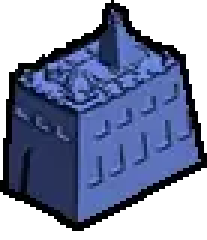
#> input picture assets/images/structures/blue_mine.png, 69 x 80 px, found by its file name (shown 3 times larger)
$ python install_upscaled_structures.py
#> lines starting #> are read from the running program, lines starting #| are printed output that depends on the picture; after the words box and inside, x2 and y2 are one past the last pixel; in counts of white or black regions, pixels touching at a corner belong together
#!/usr/bin/env python3
"""Normalize reviewed structure renders and derive every player color.

Only the blue source sprites have reliable transparency.  The reviewed blue
upscales therefore define geometry and detail; the existing low-resolution
sprites provide color-only lookup tables for the other eight colors.  This
keeps every color on an identical silhouette without asking an image model to
redraw the same building nine different ways.
"""

from __future__ import annotations

import argparse
from pathlib import Path

from PIL import Image, ImageOps


SCALE = 4
ALPHA_THRESHOLD = 128
COLORS = (
    "blue",
    "brown",
    "cyan",
    "gray",
    "orange",
    "pink",
    "red",
    "white",
    "yellow",
)
ASSETS = {
    "mine": ("mine", ("mine.png", "blue_mine.png")),
    # The legacy BGA crops were named after sprite indices, not the physical
    # pieces: `researchlab` is the Trading Station and `structure6` is the
    # Research Lab.  Outputs use semantic names so they cannot be swapped again.
    "trading_station": (
        "researchlab",
        ("trading_station.png", "blue_trading_station.png", "blue_researchlab.png"),
    ),
    "research_lab": (
        "structure6",
        ("research_lab.png", "blue_research_lab.png", "blue_structure6.png"),
    ),
    "planetary_institute": (
        "planetary_institute",
        ("planetary_institute.png", "blue_planetary_institute.png"),
    ),
    "academy": ("academy", ("academy.png", "blue_academy.png")),
    "marker": ("marker", ("satellite.png", "marker.png", "blue_marker.png")),
    "gaiaformer": (
        "gaiaformer",
        ("gaiaformer.png", "gaia_former.png", "blue_gaiaformer.png"),
    ),
}


def parse_args() -> argparse.Namespace:
    project_root = Path(__file__).resolve().parents[1]
    parser = argparse.ArgumentParser()
    parser.add_argument(
        "--source-dir",
        type=Path,
        default=Path.home() / "다운로드/gaia_upscaled_assets/structures/blue",
        help="Directory containing the reviewed blue structure renders.",
    )
    parser.add_argument(
        "--reference-dir",
        type=Path,
        default=project_root / "src/assets/structures",
        help="Directory containing the current per-color reference sprites.",
    )
    parser.add_argument(
        "--output-dir",
        type=Path,
        default=project_root / "src/assets/structures/upscaled",
        help="Directory for normalized 4x RGBA PNG sprites.",
    )
    return parser.parse_args()


def find_source(source_dir: Path, aliases: tuple[str, ...]) -> Path:
    for alias in aliases:
        candidate = source_dir / alias
        if candidate.is_file():
            return candidate
    raise FileNotFoundError(f"none of {aliases} exists in {source_dir}")


def opaque_bbox(image: Image.Image) -> tuple[int, int, int, int]:
    alpha = image.getchannel("A")
    if alpha.getextrema()[0] != 0:
        raise ValueError("generated building must have a transparent background")
    bbox = alpha.point(lambda value: 255 if value >= ALPHA_THRESHOLD else 0).getbbox()
    if bbox is None:
        raise ValueError("generated building has no opaque pixels")
    return bbox


def scaled_bbox(bbox: tuple[int, int, int, int]) -> tuple[int, int, int, int]:
    return tuple(value * SCALE for value in bbox)  # type: ignore[return-value]


def clear_transparent_rgb(image: Image.Image) -> None:
    pixels = image.load()
    for y in range(image.height):
        for x in range(image.width):
            red, green, blue, alpha = pixels[x, y]
            if alpha == 0:
                pixels[x, y] = (0, 0, 0, 0)


def normalize_blue(generated_path: Path, reference_path: Path) -> Image.Image:
    generated = Image.open(generated_path).convert("RGBA")
    reference = Image.open(reference_path).convert("RGBA")
    target_size = (reference.width * SCALE, reference.height * SCALE)
    target_bbox = scaled_bbox(opaque_bbox(reference))
    target_width = target_bbox[2] - target_bbox[0]
    target_height = target_bbox[3] - target_bbox[1]

    artwork = generated.crop(opaque_bbox(generated)).resize(
        (target_width, target_height), Image.Resampling.LANCZOS
    )
    normalized = Image.new("RGBA", target_size, (0, 0, 0, 0))
    normalized.alpha_composite(artwork, dest=(target_bbox[0], target_bbox[1]))
    normalized.putalpha(
        reference.getchannel("A").resize(target_size, Image.Resampling.LANCZOS)
    )
    clear_transparent_rgb(normalized)
    return normalized


def luminance(red: int, green: int, blue: int) -> int:
    return (299 * red + 587 * green + 114 * blue) // 1000


# [58 lines left out: functions color_luts, recolor, not called in this run]


def main() -> None:
    args = parse_args()
    args.output_dir.mkdir(parents=True, exist_ok=True)

    for asset_name, (reference_name, aliases) in ASSETS.items():
        generated_path = find_source(args.source_dir, aliases)
        blue_reference_path = args.reference_dir / f"blue_{reference_name}.png"
        blue_reference = Image.open(blue_reference_path).convert("RGBA")
#> blue_reference is the input picture: PIL image 69x80 RGBA; mean R, G, B, A 38.6, 48, 78.8, 162.1
        normalized_blue = normalize_blue(generated_path, blue_reference_path)
#> in opaque_bbox, `alpha = image.getchannel("A")`:
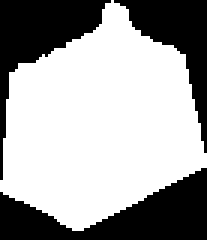
#> alpha: PIL image 69x80 L (shown 3 times larger); 63.6% white; 3 black regions, box (x1, y1, x2, y2) and area: (0, 56, 69, 80) 830, (0, 0, 37, 60) 655, (38, 0, 69, 51) 525
#> in opaque_bbox, `bbox = alpha.point(lambda value: 255 if value >= ALPHA_THRESHOLD else ..`: bbox = (0, 0, 69, 77)
#> in normalize_blue, `target_bbox = scaled_bbox(opaque_bbox(reference))`: target_bbox = (0, 0, 276, 308)
#> in normalize_blue, `target_width = target_bbox[2] - target_bbox[0]`: target_width = 276
#> in normalize_blue, `target_height = target_bbox[3] - target_bbox[1]`: target_height = 308
#> in normalize_blue, `artwork = generated.crop(opaque_bbox(generated)).resize( (target_width..`:
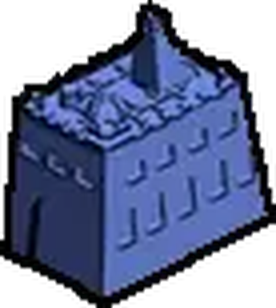
#> artwork: PIL image 276x308 RGBA; mean R, G, B, A 38.5, 48, 80.1, 168.4; transparent parts drawn white
#> in normalize_blue, `normalized = Image.new("RGBA", target_size, (0, 0, 0, 0))`: normalized: PIL image 276x320 RGBA; every value is 0
#> in normalize_blue, `normalized.alpha_composite(artwork, dest=(target_bbox[0], target_bbox[..`:
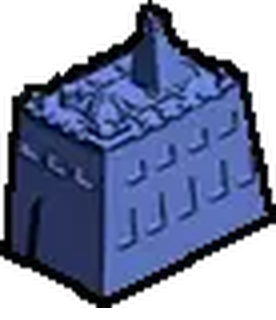
#> normalized: PIL image 276x320 RGBA; mean R, G, B, A 37, 46.2, 77.1, 162.1; transparent parts drawn white

        for color in COLORS:
            output = args.output_dir / f"{color}_{asset_name}.png"
            if color == "blue":
                image = normalized_blue
            else:
                color_reference = Image.open(
                    args.reference_dir / f"{color}_{reference_name}.png"
                )
                image = recolor(normalized_blue, blue_reference, color_reference)
            image.save(output, format="PNG", optimize=True)
            print(f"{output.name}: {image.width}x{image.height} RGBA")
#| blue_mine.png: 276x320 RGBA


if __name__ == "__main__":
#> (the run stopped early here; a loop or call above may not have finished)

$ run again, with assets/images/structures/blue_marker.png copied over assets/images/structures/blue_mine.png
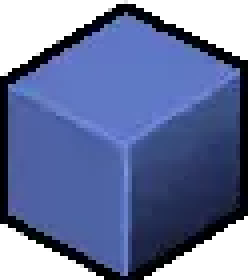
#> input picture assets/images/structures/blue_marker.png, 62 x 70 px, found by its file name (shown 4 times larger)
#> in main, blue_reference is the input picture: PIL image 62x70 RGBA; mean R, G, B, A 51.4, 64.1, 106, 198.5
#> in opaque_bbox, `alpha = image.getchannel("A")`:
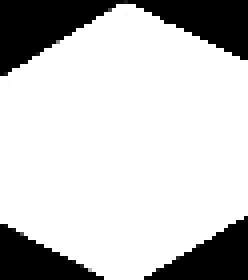
#> alpha: PIL image 62x70 L (shown 4 times larger); min 0, max 255, mean 198.5
#> bbox = (0, 1, 62, 70)
#> target_bbox = (0, 4, 248, 280)
#> target_width = 248
#> target_height = 276
#> in normalize_blue, `normalized.alpha_composite(artwork, dest=(target_bbox[0], target_bbox[..`:
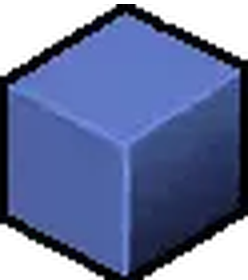
#> normalized: PIL image 248x280 RGBA; mean R, G, B, A 50.3, 62.9, 104.6, 198.4; transparent parts drawn white
#| blue_mine.png: 248x280 RGBA
